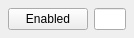
<?xml version="1.0" encoding="UTF-8"?>
<ui version="4.0">
 <class>Widgets::Toolbar</class>
 <widget class="QWidget" name="Widgets::Toolbar">
  <property name="geometry">
   <rect>
    <x>0</x>
    <y>0</y>
    <width>134</width>
    <height>37</height>
   </rect>
  </property>
  <layout class="QHBoxLayout" name="horizontalLayout">
   <property name="leftMargin">
    <number>8</number>
   </property>
   <property name="topMargin">
    <number>8</number>
   </property>
   <property name="rightMargin">
    <number>8</number>
   </property>
   <property name="bottomMargin">
    <number>8</number>
   </property>
   <item>
    <widget class="QPushButton" name="filterEnable">
     <property name="toolTip">
      <string>Enable/disable the message filter</string>
     </property>
     <property name="text">
      <string>Enabled</string>
     </property>
    </widget>
   </item>
   <item>
    <widget class="QLineEdit" name="messageFilter"/>
   </item>
  </layout>
 </widget>
 <resources/>
 <connections/>
</ui>
